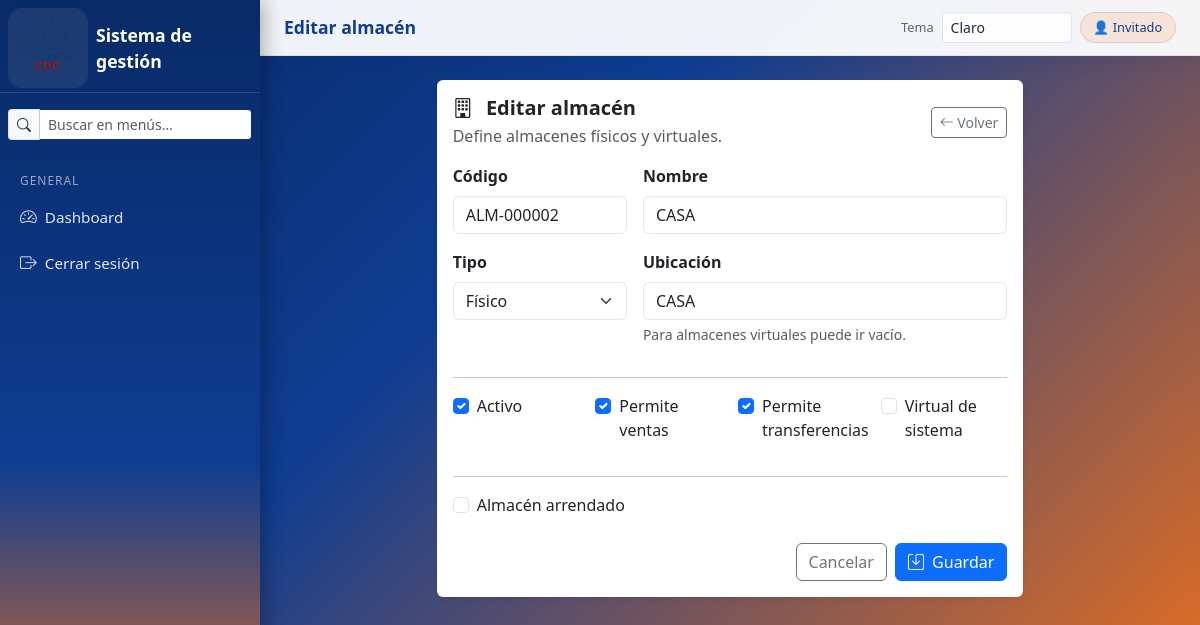
Screenshot of /catalogos/almacenes/2/editar/ with the database file from the repository.
### catalogos/models.py (models this page shows, shortened)
class Almacen(models.Model):
    TIPO_CHOICES = (
        ("FISICO", "Físico"),
        ("VIRTUAL", "Virtual"),
    )
    codigo = models.CharField(
        max_length=20,
        unique=True,
        help_text="Identificador corto del almacén (ej. MATRIZ, VIRT-PROY).",
    )
    nombre = models.CharField(max_length=100)
    tipo = models.CharField(
        max_length=10,
        choices=TIPO_CHOICES,
        default="FISICO",
    )
    ubicacion = models.CharField(
        max_length=150,
        blank=True,
        null=True,
        help_text="Dirección o referencia (solo almacenes físicos).",
    )
    es_activo = models.BooleanField(default=True)
    permite_ventas = models.BooleanField(default=True)
    permite_transferencias = models.BooleanField(default=True)
    es_virtual_sistema = models.BooleanField(
        default=False,
        help_text="Almacén virtual controlado por el sistema.",
    )
    fecha_alta = models.DateTimeField(auto_now_add=True)
    es_arrendado = models.BooleanField(default=False)
    class TipoCosto(models.TextChoices):
        POR_KILO = "POR KILO", "Por kilo"
        POR_TARIMA = "POR TARIMA", "Por tarima"
    tipo_costo = models.CharField(
        max_length=20,
        choices=TipoCosto.choices,
        null=True,
        blank=True,
        help_text="Aplica solo si el almacén es arrendado."
    )
    costo_almacen = models.DecimalField(
        max_digits=12,
        decimal_places=2,
        null=True,
        blank=True,
        validators=[MinValueValidator(Decimal("0.00"))],
        help_text="Aplica solo si el almacén es arrendado."
    )
    vencimiento_dias = models.PositiveIntegerField(
        null=True,
        blank=True,
        help_text="Cada cuántos días vence el pago (solo arrendado)."
    )
    class Meta:
        verbose_name = "Almacén"
        verbose_name_plural = "Almacenes"
        ordering = ["nombre"]

### catalogos/views.py (the view)
# urls.py: path("almacenes/<int:pk>/editar/", almacenes_edit, name="almacenes_edit"),
def almacenes_edit(request, pk):
    almacen = get_object_or_404(Almacen, pk=pk)
    if request.method == "POST":
        form = AlmacenForm(request.POST, instance=almacen)
        if form.is_valid():
            form.save()
            messages.success(request, "Almacén actualizado correctamente.")
            return redirect("almacenes_list")
    else:
        form = AlmacenForm(instance=almacen)
    return render(request, "catalogos/almacenes_form.html", {
        "form": form,
        "modo_edicion": True,
        "almacen": almacen,
    })

### accounts/templatetags/roles.py (called while the page is built)
@register.filter
def has_group(user, group_name: str) -> bool:
    if not user or not user.is_authenticated:
        return False
    return user.groups.filter(name=group_name).exists()

### templates/catalogos/almacenes_form.html (shortened to what this page needs)
{% extends "base.html" %}
{% block page_title %}{% if modo_edicion %}Editar almacén{% else %}Nuevo almacén{% endif %}{% endblock %}
{% block content %}
<div class="row justify-content-center">
  <div class="col-lg-8">
    <div class="card border-0 shadow-sm">
      <div class="card-body">
        <div class="d-flex justify-content-between align-items-center mb-3">
          <div>
            <h5 class="fw-bold mb-1">
              <i class="bi bi-building me-2"></i>
              {% if modo_edicion %}Editar almacén{% else %}Nuevo almacén{% endif %}
            </h5>
            <p class="text-muted mb-0">
              Define almacenes físicos y virtuales.
            </p>
          </div>
          <a href="{% url 'almacenes_list' %}" class="btn btn-outline-secondary btn-sm">
            <i class="bi bi-arrow-left"></i> Volver
          </a>
        </div>
        <form method="post" class="needs-validation" novalidate>
          <div class="row g-3">
            <div class="col-md-4">
              <label class="form-label fw-semibold">Código</label>
              {{ form.codigo }}
            </div>
            <div class="col-md-8">
              <label class="form-label fw-semibold">Nombre</label>
              {{ form.nombre }}
            </div>
            <div class="col-md-4">
              <label class="form-label fw-semibold">Tipo</label>
              {{ form.tipo }}
            </div>
            <div class="col-md-8">
              <label class="form-label fw-semibold">Ubicación</label>
              {{ form.ubicacion }}
              <div class="form-text">Para almacenes virtuales puede ir vacío.</div>
            </div>
            <div class="col-12">
              <hr>
              <div class="row g-3">
                <div class="col-md-3">
                  <div class="form-check">
                    {{ form.es_activo }}
                    <label class="form-check-label">Activo</label>
                  </div>
                </div>
                <div class="col-md-3">
                  <div class="form-check">
                    {{ form.permite_ventas }}
                    <label class="form-check-label">Permite ventas</label>
                  </div>
                </div>
                <div class="col-md-3">
                  <div class="form-check">
                    {{ form.permite_transferencias }}
                    <label class="form-check-label">Permite transferencias</label>
                  </div>
                </div>
                <div class="col-md-3">
                  <div class="form-check">
                    {{ form.es_virtual_sistema }}
                    <label class="form-check-label">Virtual de sistema</label>
                  </div>
                </div>
              </div>
            </div>
            <div class="col-12">
              <hr>
              <div class="row g-3 align-items-end">
                <div class="col-md-4">
                  <div class="form-check">
                    {{ form.es_arrendado }}
                    <label class="form-check-label">Almacén arrendado</label>
                  </div>
                </div>
              </div>
            </div>
          </div>
          <div class="d-flex justify-content-end gap-2 mt-4">
            <a href="{% url 'almacenes_list' %}" class="btn btn-outline-secondary">Cancelar</a>
            <button type="submit" class="btn btn-primary">
              <i class="bi bi-save me-1"></i> Guardar
            </button>
          </div>
        </form>
      </div>
    </div>
  </div>
</div>
{% endblock %}

### static/css/base.css (style rules this page uses)
:root, html[data-theme="light"], body[data-theme="light"] { --color-bg: #f4f7fb; --color-bg-alt: #eaf1fb; --color-surface: #ffffff; --color-surface-soft: #f8fbff; --color-primary: #0f3d91; --color-primary-strong: #082a66; --color-primary-soft: #3b82f6; --color-secondary: #f97316; --color-secondary-soft: #fb923c; --color-accent: #ffb703; --color-text: #1f2937; --color-text-soft: #5b6472; --color-text-inverse: #ffffff; --color-border: rgba(15, 61, 145, 0.12); --color-border-strong: rgba(15, 61, 145, 0.22); --color-sidebar-text: rgba(255, 255, 255, 0.88); --color-sidebar-muted: rgba(255, 255, 255, 0.58); --color-sidebar-hover: rgba(255, 183, 3, 0.18); --color-sidebar-active: #ffd166; --shadow-soft: 0 14px 34px rgba(8, 42, 102, 0.14); --shadow-strong: 0 18px 45px rgba(7, 24, 58, 0.28); --focus-ring: 0 0 0 0.2rem rgba(249, 115, 22, 0.22); --gradient-main: linear-gradient(135deg, #082a66 0%, #0f3d91 38%, #f97316 100%); --gradient-sidebar: linear-gradient(180deg, #082a66 0%, #0f3d91 58%, #f97316 100%); --gradient-auth: linear-gradient(145deg, #082a66 0%, #0f3d91 45%, #fb923c 100%); --gradient-hero: linear-gradient(160deg, #0a224f 0%, #123f93 56%, #f97316 100%); --badge-bg: rgba(249, 115, 22, 0.12); }
html { color-scheme: light; }
body { background-color: var(--color-bg); color: var(--color-text); transition: background-color 0.25s ease, color 0.25s ease; }
.solar-sidebar, .solar-main-header, .auth-card, .auth-hero, .bg-solar-main, .bg-solar-auth, .solar-badge-user, .form-control, .form-select, .input-group-text, .btn-solar { transition: background 0.25s ease, background-color 0.25s ease, color 0.25s ease, border-color 0.25s ease, box-shadow 0.25s ease; }
.form-control, .form-select, .input-group-text { border-color: var(--color-border); }
.bg-solar-main { min-height: 100vh; margin: 0; background: var(--gradient-main); color: var(--color-text); }
.solar-main-content .card, .solar-main-content .table, .solar-main-content .modal-content, .solar-main-content .dropdown-menu { border-color: var(--color-border); }

### rows the page displays
Almacen: codigo "ALM-000002", nombre "CASA", tipo "Físico", ubicacion "CASA", es_activo "☑", permite_ventas "☑", permite_transferencias "☑"
